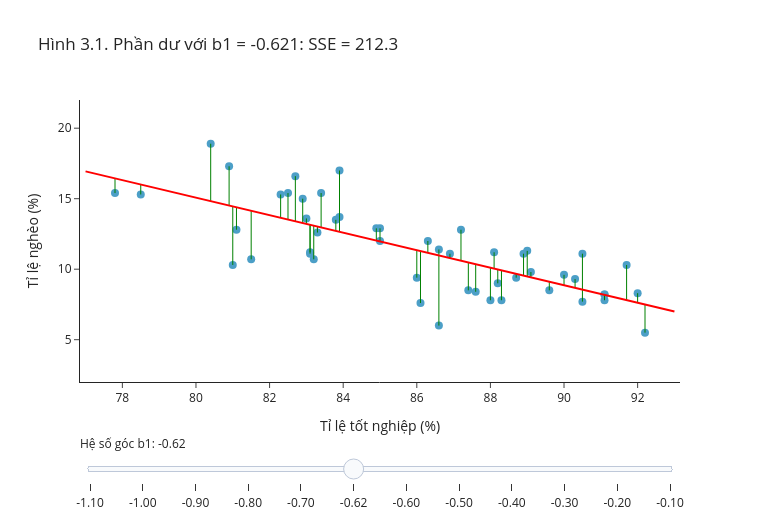

This figure's notebook cell:
### Markdown cell above
---
## Phần 3. Phần dư và bình phương tối thiểu

### 3.1 Phần dư: phần dữ liệu còn lại sau mô hình

Mỗi quan sát được tách thành hai phần:

$$
\text{dữ liệu} = \text{giá trị đối chiếu} + \text{phần dư}, \qquad e_i = y_i - \hat{y}_i .
$$

- $e_i > 0$: điểm nằm **trên** đường hồi quy; quan sát cao hơn mô hình kỳ vọng.
- $e_i < 0$: điểm nằm **dưới** đường hồi quy.
- $|e_i|$ càng lớn: mô hình khớp quan sát đó càng kém.

Về hình học, phần dư là **khoảng cách thẳng đứng** từ điểm tới đường hồi quy. Trong hình dưới, thanh trượt xoay đường thẳng quanh điểm $(\bar x, \bar y)$ bằng cách đổi hệ số góc; tiêu đề cho biết **tổng bình phương** phần dư $SSE$ tương ứng. Vị trí mặc định là đường bình phương tối thiểu; kéo sang hai bên sẽ thấy các đoạn phần dư dài ra và $SSE$ tăng. Phần 3.2 định nghĩa $SSE$ chính xác.

### Code cell
b1_ls, b0_ls = np.polyfit(poverty["Graduates"], poverty["Poverty"], 1)
khop = b0_ls + b1_ls * poverty["Graduates"]

x_nghe, y_nghe = poverty["Graduates"].to_numpy(), poverty["Poverty"].to_numpy()
x_tb, y_tb = x_nghe.mean(), y_nghe.mean()
cac_b1 = sorted(set(np.round(np.linspace(-1.1, -0.1, 11), 2)) | {round(b1_ls, 3)})
luoi = np.linspace(77, 93, 50)

fig = go.Figure()
fig.add_trace(go.Scatter(x=x_nghe, y=y_nghe, mode="markers", text=poverty["State"], name="bang",
                         marker=dict(size=8, color="#4C9FC7"),
                         hovertemplate="%{text}<br>tốt nghiệp %{x}%, nghèo %{y}%<extra></extra>"))
cac_sse = []
for b1 in cac_b1:
    b0 = y_tb - b1 * x_tb
    y_mu = b0 + b1 * x_nghe
    cac_sse.append(((y_nghe - y_mu) ** 2).sum())
    doan_x = np.column_stack([x_nghe, x_nghe, np.full(len(x_nghe), np.nan)]).ravel()
    doan_y = np.column_stack([y_mu, y_nghe, np.full(len(x_nghe), np.nan)]).ravel()
    hien = b1 == round(b1_ls, 3)
    fig.add_trace(go.Scatter(x=doan_x, y=doan_y, mode="lines", visible=hien, name="phần dư",
                             line=dict(color="green", width=1), hoverinfo="skip"))
    fig.add_trace(go.Scatter(x=luoi, y=b0 + b1 * luoi, mode="lines", visible=hien, name="đường thẳng",
                             line=dict(color="red", width=2), hoverinfo="skip"))
buoc = [dict(method="update", label=f"{b1:.2f}",
             args=[{"visible": [True] + [k == i for k in range(len(cac_b1)) for _ in range(2)]},
                   {"title.text": f"Hình 3.1. Phần dư với b1 = {b1:.3f}: SSE = {s:,.1f}"}])
        for i, (b1, s) in enumerate(zip(cac_b1, cac_sse))]
mac_dinh = cac_b1.index(round(b1_ls, 3))
fig.update_layout(title=f"Hình 3.1. Phần dư với b1 = {b1_ls:.3f}: SSE = {cac_sse[mac_dinh]:,.1f}",
                  xaxis_title="Tỉ lệ tốt nghiệp (%)", yaxis_title="Tỉ lệ nghèo (%)", showlegend=False,
                  width=760, height=520,
                  sliders=[dict(active=mac_dinh, steps=buoc, pad={"t": 50}, currentvalue={"prefix": "Hệ số góc b1: "})])
fig.update_yaxes(range=[2, 22])
fig.show()

### Figure 1 — Plotly figure (JSON) as saved in the notebook; plotly's stock layout.template omitted (floating-point values rounded to 4 significant figures; data arrays with more than 128 entries replaced by an {"elided": "..."} marker saying what was removed)
{"data": [{"hovertemplate": "%{text}<br>tốt nghiệp %{x}%, nghèo %{y}%<extra></extra>", "marker": {"color": "#4C9FC7", "size": 8}, "mode": "markers", "name": "bang", "text": ["California", "Rhode Island", "Bang 01", "Bang 02", "Bang 03", "Bang 04", "Bang 05", "Bang 06", "Bang 07", "Bang 08", "Bang 09", "Bang 10", "Bang 11", "Bang 12", "Bang 13", "Bang 14", "Bang 15", "Bang 16", "Bang 17", "Bang 18", "Bang 19", "Bang 20", "Bang 21", "Bang 22", "Bang 23", "Bang 24", "Bang 25", "Bang 26", "Bang 27", "Bang 28", "Bang 29", "Bang 30", "Bang 31", "Bang 32", "Bang 33", "Bang 34", "Bang 35", "Bang 36", "Bang 37", "Bang 38", "Bang 39", "Bang 40", "Bang 41", "Bang 42", "Bang 43", "Bang 44", "Bang 45", "Bang 46", "Bang 47", "Bang 48", "Bang 49"], "type": "scatter", "x": [81.1, 81.0, 91.1, 83.1, 89.1, 86.9, 87.4, 86.0, 89.6, 80.4, 81.5, 83.4, 90.5, 80.9, 83.3, 86.1, 82.3, 87.2, 88.2, 88.7, 82.5, 87.6, 77.8, 83.2, 83.1, 88.0, 82.9, 86.6, 90.3, 83.9, 88.3, 88.9, 90.5, 85.0, 91.7, 84.9, 78.5, 86.6, 92.0, 89.0, 86.3, 91.1, 83.0, 83.8, 91.1, 90.0, 82.7, 88.1, 83.9, 92.2, 85.0], "y": [12.8, 10.3, 8.2, 11.2, 9.8, 11.1, 8.5, 9.4, 8.5, 18.9, 10.7, 15.4, 11.1, 17.3, 12.6, 7.6, 15.3, 12.8, 9.0, 9.4, 15.4, 8.4, 15.4, 10.7, 11.1, 7.8, 15.0, 11.4, 9.3, 17.0, 7.8, 11.1, 7.7, 12.9, 10.3, 12.9, 15.3, 6.0, 8.3, 11.3, 12.0, 7.8, 13.6, 13.5, 8.2, 9.6, 16.6, 11.2, 13.7, 5.5, 12.0]}, {"hoverinfo": "skip", "line": {"color": "green", "width": 1}, "mode": "lines", "name": "phần dư", "type": "scatter", "visible": false, "x": {"elided": "153 float values"}, "y": {"elided": "153 float values"}}, {"hoverinfo": "skip", "line": {"color": "red", "width": 2}, "mode": "lines", "name": "đường thẳng", "type": "scatter", "visible": false, "x": [77.0, 77.33, 77.65, 77.98, 78.31, 78.63, 78.96, 79.29, 79.61, 79.94, 80.27, 80.59, 80.92, 81.24, 81.57, 81.9, 82.22, 82.55, 82.88, 83.2, 83.53, 83.86, 84.18, 84.51, 84.84, 85.16, 85.49, 85.82, 86.14, 86.47, 86.8, 87.12, 87.45, 87.78, 88.1, 88.43, 88.76, 89.08, 89.41, 89.73, 90.06, 90.39, 90.71, 91.04, 91.37, 91.69, 92.02, 92.35, 92.67, 93.0], "y": [21.25, 20.89, 20.54, 20.18, 19.82, 19.46, 19.1, 18.74, 18.38, 18.02, 17.66, 17.3, 16.94, 16.58, 16.22, 15.87, 15.51, 15.15, 14.79, 14.43, 14.07, 13.71, 13.35, 12.99, 12.63, 12.27, 11.91, 11.56, 11.2, 10.84, 10.48, 10.12, 9.76, 9.4, 9.041, 8.682, 8.323, 7.964, 7.605, 7.245, 6.886, 6.527, 6.168, 5.809, 5.449, 5.09, 4.731, 4.372, 4.013, 3.654]}, {"hoverinfo": "skip", "line": {"color": "green", "width": 1}, "mode": "lines", "name": "phần dư", "type": "scatter", "visible": false, "x": {"elided": "153 float values"}, "y": {"elided": "153 float values"}}, {"hoverinfo": "skip", "line": {"color": "red", "width": 2}, "mode": "lines", "name": "đường thẳng", "type": "scatter", "visible": false, "x": [77.0, 77.33, 77.65, 77.98, 78.31, 78.63, 78.96, 79.29, 79.61, 79.94, 80.27, 80.59, 80.92, 81.24, 81.57, 81.9, 82.22, 82.55, 82.88, 83.2, 83.53, 83.86, 84.18, 84.51, 84.84, 85.16, 85.49, 85.82, 86.14, 86.47, 86.8, 87.12, 87.45, 87.78, 88.1, 88.43, 88.76, 89.08, 89.41, 89.73, 90.06, 90.39, 90.71, 91.04, 91.37, 91.69, 92.02, 92.35, 92.67, 93.0], "y": [20.35, 20.03, 19.7, 19.37, 19.05, 18.72, 18.39, 18.07, 17.74, 17.41, 17.09, 16.76, 16.43, 16.11, 15.78, 15.45, 15.13, 14.8, 14.48, 14.15, 13.82, 13.5, 13.17, 12.84, 12.52, 12.19, 11.86, 11.54, 11.21, 10.88, 10.56, 10.23, 9.904, 9.577, 9.251, 8.924, 8.598, 8.271, 7.945, 7.618, 7.292, 6.965, 6.639, 6.312, 5.986, 5.659, 5.333, 5.006, 4.679, 4.353]}, {"hoverinfo": "skip", "line": {"color": "green", "width": 1}, "mode": "lines", "name": "phần dư", "type": "scatter", "visible": false, "x": {"elided": "153 float values"}, "y": {"elided": "153 float values"}}, {"hoverinfo": "skip", "line": {"color": "red", "width": 2}, "mode": "lines", "name": "đường thẳng", "type": "scatter", "visible": false, "x": [77.0, 77.33, 77.65, 77.98, 78.31, 78.63, 78.96, 79.29, 79.61, 79.94, 80.27, 80.59, 80.92, 81.24, 81.57, 81.9, 82.22, 82.55, 82.88, 83.2, 83.53, 83.86, 84.18, 84.51, 84.84, 85.16, 85.49, 85.82, 86.14, 86.47, 86.8, 87.12, 87.45, 87.78, 88.1, 88.43, 88.76, 89.08, 89.41, 89.73, 90.06, 90.39, 90.71, 91.04, 91.37, 91.69, 92.02, 92.35, 92.67, 93.0], "y": [19.45, 19.16, 18.86, 18.57, 18.28, 17.98, 17.69, 17.4, 17.1, 16.81, 16.51, 16.22, 15.93, 15.63, 15.34, 15.04, 14.75, 14.46, 14.16, 13.87, 13.57, 13.28, 12.99, 12.69, 12.4, 12.11, 11.81, 11.52, 11.22, 10.93, 10.64, 10.34, 10.05, 9.754, 9.461, 9.167, 8.873, 8.579, 8.285, 7.991, 7.697, 7.403, 7.109, 6.816, 6.522, 6.228, 5.934, 5.64, 5.346, 5.052]}, {"hoverinfo": "skip", "line": {"color": "green", "width": 1}, "mode": "lines", "name": "phần dư", "type": "scatter", "visible": false, "x": {"elided": "153 float values"}, "y": {"elided": "153 float values"}}, {"hoverinfo": "skip", "line": {"color": "red", "width": 2}, "mode": "lines", "name": "đường thẳng", "type": "scatter", "visible": false, "x": [77.0, 77.33, 77.65, 77.98, 78.31, 78.63, 78.96, 79.29, 79.61, 79.94, 80.27, 80.59, 80.92, 81.24, 81.57, 81.9, 82.22, 82.55, 82.88, 83.2, 83.53, 83.86, 84.18, 84.51, 84.84, 85.16, 85.49, 85.82, 86.14, 86.47, 86.8, 87.12, 87.45, 87.78, 88.1, 88.43, 88.76, 89.08, 89.41, 89.73, 90.06, 90.39, 90.71, 91.04, 91.37, 91.69, 92.02, 92.35, 92.67, 93.0], "y": [18.55, 18.29, 18.03, 17.77, 17.51, 17.25, 16.98, 16.72, 16.46, 16.2, 15.94, 15.68, 15.42, 15.16, 14.89, 14.63, 14.37, 14.11, 13.85, 13.59, 13.33, 13.07, 12.8, 12.54, 12.28, 12.02, 11.76, 11.5, 11.24, 10.98, 10.72, 10.45, 10.19, 9.931, 9.67, 9.409, 9.148, 8.886, 8.625, 8.364, 8.103, 7.842, 7.58, 7.319, 7.058, 6.797, 6.535, 6.274, 6.013, 5.752]}, {"hoverinfo": "skip", "line": {"color": "green", "width": 1}, "mode": "lines", "name": "phần dư", "type": "scatter", "visible": false, "x": {"elided": "153 float values"}, "y": {"elided": "153 float values"}}, {"hoverinfo": "skip", "line": {"color": "red", "width": 2}, "mode": "lines", "name": "đường thẳng", "type": "scatter", "visible": false, "x": [77.0, 77.33, 77.65, 77.98, 78.31, 78.63, 78.96, 79.29, 79.61, 79.94, 80.27, 80.59, 80.92, 81.24, 81.57, 81.9, 82.22, 82.55, 82.88, 83.2, 83.53, 83.86, 84.18, 84.51, 84.84, 85.16, 85.49, 85.82, 86.14, 86.47, 86.8, 87.12, 87.45, 87.78, 88.1, 88.43, 88.76, 89.08, 89.41, 89.73, 90.06, 90.39, 90.71, 91.04, 91.37, 91.69, 92.02, 92.35, 92.67, 93.0], "y": [17.65, 17.42, 17.19, 16.97, 16.74, 16.51, 16.28, 16.05, 15.82, 15.59, 15.37, 15.14, 14.91, 14.68, 14.45, 14.22, 13.99, 13.77, 13.54, 13.31, 13.08, 12.85, 12.62, 12.39, 12.17, 11.94, 11.71, 11.48, 11.25, 11.02, 10.79, 10.57, 10.34, 10.11, 9.88, 9.651, 9.423, 9.194, 8.965, 8.737, 8.508, 8.28, 8.051, 7.823, 7.594, 7.365, 7.137, 6.908, 6.68, 6.451]}, {"hoverinfo": "skip", "line": {"color": "green", "width": 1}, "mode": "lines", "name": "phần dư", "type": "scatter", "visible": true, "x": {"elided": "153 float values"}, "y": {"elided": "153 float values"}}, {"hoverinfo": "skip", "line": {"color": "red", "width": 2}, "mode": "lines", "name": "đường thẳng", "type": "scatter", "visible": true, "x": [77.0, 77.33, 77.65, 77.98, 78.31, 78.63, 78.96, 79.29, 79.61, 79.94, 80.27, 80.59, 80.92, 81.24, 81.57, 81.9, 82.22, 82.55, 82.88, 83.2, 83.53, 83.86, 84.18, 84.51, 84.84, 85.16, 85.49, 85.82, 86.14, 86.47, 86.8, 87.12, 87.45, 87.78, 88.1, 88.43, 88.76, 89.08, 89.41, 89.73, 90.06, 90.39, 90.71, 91.04, 91.37, 91.69, 92.02, 92.35, 92.67, 93.0], "y": [16.94, 16.74, 16.53, 16.33, 16.13, 15.93, 15.72, 15.52, 15.32, 15.11, 14.91, 14.71, 14.51, 14.3, 14.1, 13.9, 13.7, 13.49, 13.29, 13.09, 12.88, 12.68, 12.48, 12.28, 12.07, 11.87, 11.67, 11.46, 11.26, 11.06, 10.86, 10.65, 10.45, 10.25, 10.05, 9.843, 9.64, 9.437, 9.234, 9.031, 8.829, 8.626, 8.423, 8.22, 8.018, 7.815, 7.612, 7.409, 7.206, 7.004]}, {"hoverinfo": "skip", "line": {"color": "green", "width": 1}, "mode": "lines", "name": "phần dư", "type": "scatter", "visible": false, "x": {"elided": "153 float values"}, "y": {"elided": "153 float values"}}, {"hoverinfo": "skip", "line": {"color": "red", "width": 2}, "mode": "lines", "name": "đường thẳng", "type": "scatter", "visible": false, "x": [77.0, 77.33, 77.65, 77.98, 78.31, 78.63, 78.96, 79.29, 79.61, 79.94, 80.27, 80.59, 80.92, 81.24, 81.57, 81.9, 82.22, 82.55, 82.88, 83.2, 83.53, 83.86, 84.18, 84.51, 84.84, 85.16, 85.49, 85.82, 86.14, 86.47, 86.8, 87.12, 87.45, 87.78, 88.1, 88.43, 88.76, 89.08, 89.41, 89.73, 90.06, 90.39, 90.71, 91.04, 91.37, 91.69, 92.02, 92.35, 92.67, 93.0], "y": [16.75, 16.55, 16.36, 16.16, 15.97, 15.77, 15.58, 15.38, 15.18, 14.99, 14.79, 14.6, 14.4, 14.2, 14.01, 13.81, 13.62, 13.42, 13.22, 13.03, 12.83, 12.64, 12.44, 12.24, 12.05, 11.85, 11.66, 11.46, 11.26, 11.07, 10.87, 10.68, 10.48, 10.29, 10.09, 9.893, 9.698, 9.502, 9.306, 9.11, 8.914, 8.718, 8.522, 8.326, 8.13, 7.934, 7.738, 7.542, 7.347, 7.151]}, {"hoverinfo": "skip", "line": {"color": "green", "width": 1}, "mode": "lines", "name": "phần dư", "type": "scatter", "visible": false, "x": {"elided": "153 float values"}, "y": {"elided": "153 float values"}}, {"hoverinfo": "skip", "line": {"color": "red", "width": 2}, "mode": "lines", "name": "đường thẳng", "type": "scatter", "visible": false, "x": [77.0, 77.33, 77.65, 77.98, 78.31, 78.63, 78.96, 79.29, 79.61, 79.94, 80.27, 80.59, 80.92, 81.24, 81.57, 81.9, 82.22, 82.55, 82.88, 83.2, 83.53, 83.86, 84.18, 84.51, 84.84, 85.16, 85.49, 85.82, 86.14, 86.47, 86.8, 87.12, 87.45, 87.78, 88.1, 88.43, 88.76, 89.08, 89.41, 89.73, 90.06, 90.39, 90.71, 91.04, 91.37, 91.69, 92.02, 92.35, 92.67, 93.0], "y": [15.85, 15.69, 15.52, 15.36, 15.2, 15.03, 14.87, 14.71, 14.54, 14.38, 14.22, 14.05, 13.89, 13.73, 13.56, 13.4, 13.24, 13.07, 12.91, 12.75, 12.58, 12.42, 12.26, 12.09, 11.93, 11.77, 11.61, 11.44, 11.28, 11.12, 10.95, 10.79, 10.63, 10.46, 10.3, 10.14, 9.972, 9.809, 9.646, 9.483, 9.319, 9.156, 8.993, 8.83, 8.666, 8.503, 8.34, 8.177, 8.013, 7.85]}, {"hoverinfo": "skip", "line": {"color": "green", "width": 1}, "mode": "lines", "name": "phần dư", "type": "scatter", "visible": false, "x": {"elided": "153 float values"}, "y": {"elided": "153 float values"}}, {"hoverinfo": "skip", "line": {"color": "red", "width": 2}, "mode": "lines", "name": "đường thẳng", "type": "scatter", "visible": false, "x": [77.0, 77.33, 77.65, 77.98, 78.31, 78.63, 78.96, 79.29, 79.61, 79.94, 80.27, 80.59, 80.92, 81.24, 81.57, 81.9, 82.22, 82.55, 82.88, 83.2, 83.53, 83.86, 84.18, 84.51, 84.84, 85.16, 85.49, 85.82, 86.14, 86.47, 86.8, 87.12, 87.45, 87.78, 88.1, 88.43, 88.76, 89.08, 89.41, 89.73, 90.06, 90.39, 90.71, 91.04, 91.37, 91.69, 92.02, 92.35, 92.67, 93.0], "y": [14.95, 14.82, 14.69, 14.56, 14.43, 14.3, 14.17, 14.04, 13.9, 13.77, 13.64, 13.51, 13.38, 13.25, 13.12, 12.99, 12.86, 12.73, 12.6, 12.47, 12.34, 12.21, 12.08, 11.95, 11.81, 11.68, 11.55, 11.42, 11.29, 11.16, 11.03, 10.9, 10.77, 10.64, 10.51, 10.38, 10.25, 10.12, 9.986, 9.856, 9.725, 9.594, 9.464, 9.333, 9.202, 9.072, 8.941, 8.811, 8.68, 8.549]}, {"hoverinfo": "skip", "line": {"color": "green", "width": 1}, "mode": "lines", "name": "phần dư", "type": "scatter", "visible": false, "x": {"elided": "153 float values"}, "y": {"elided": "153 float values"}}, {"hoverinfo": "skip", "line": {"color": "red", "width": 2}, "mode": "lines", "name": "đường thẳng", "type": "scatter", "visible": false, "x": [77.0, 77.33, 77.65, 77.98, 78.31, 78.63, 78.96, 79.29, 79.61, 79.94, 80.27, 80.59, 80.92, 81.24, 81.57, 81.9, 82.22, 82.55, 82.88, 83.2, 83.53, 83.86, 84.18, 84.51, 84.84, 85.16, 85.49, 85.82, 86.14, 86.47, 86.8, 87.12, 87.45, 87.78, 88.1, 88.43, 88.76, 89.08, 89.41, 89.73, 90.06, 90.39, 90.71, 91.04, 91.37, 91.69, 92.02, 92.35, 92.67, 93.0], "y": [14.05, 13.95, 13.85, 13.75, 13.66, 13.56, 13.46, 13.36, 13.27, 13.17, 13.07, 12.97, 12.87, 12.78, 12.68, 12.58, 12.48, 12.38, 12.29, 12.19, 12.09, 11.99, 11.89, 11.8, 11.7, 11.6, 11.5, 11.4, 11.31, 11.21, 11.11, 11.01, 10.91, 10.82, 10.72, 10.62, 10.52, 10.42, 10.33, 10.23, 10.13, 10.03, 9.935, 9.837, 9.739, 9.641, 9.543, 9.445, 9.347, 9.249]}, {"hoverinfo": "skip", "line": {"color": "green", "width": 1}, "mode": "lines", "name": "phần dư", "type": "scatter", "visible": false, "x": {"elided": "153 float values"}, "y": {"elided": "153 float values"}}, {"hoverinfo": "skip", "line": {"color": "red", "width": 2}, "mode": "lines", "name": "đường thẳng", "type": "scatter", "visible": false, "x": [77.0, 77.33, 77.65, 77.98, 78.31, 78.63, 78.96, 79.29, 79.61, 79.94, 80.27, 80.59, 80.92, 81.24, 81.57, 81.9, 82.22, 82.55, 82.88, 83.2, 83.53, 83.86, 84.18, 84.51, 84.84, 85.16, 85.49, 85.82, 86.14, 86.47, 86.8, 87.12, 87.45, 87.78, 88.1, 88.43, 88.76, 89.08, 89.41, 89.73, 90.06, 90.39, 90.71, 91.04, 91.37, 91.69, 92.02, 92.35, 92.67, 93.0], "y": [13.15, 13.08, 13.02, 12.95, 12.89, 12.82, 12.76, 12.69, 12.63, 12.56, 12.5, 12.43, 12.36, 12.3, 12.23, 12.17, 12.1, 12.04, 11.97, 11.91, 11.84, 11.78, 11.71, 11.65, 11.58, 11.52, 11.45, 11.38, 11.32, 11.25, 11.19, 11.12, 11.06, 10.99, 10.93, 10.86, 10.8, 10.73, 10.67, 10.6, 10.54, 10.47, 10.41, 10.34, 10.27, 10.21, 10.14, 10.08, 10.01, 9.948]}, {"hoverinfo": "skip", "line": {"color": "green", "width": 1}, "mode": "lines", "name": "phần dư", "type": "scatter", "visible": false, "x": {"elided": "153 float values"}, "y": {"elided": "153 float values"}}, {"hoverinfo": "skip", "line": {"color": "red", "width": 2}, "mode": "lines", "name": "đường thẳng", "type": "scatter", "visible": false, "x": [77.0, 77.33, 77.65, 77.98, 78.31, 78.63, 78.96, 79.29, 79.61, 79.94, 80.27, 80.59, 80.92, 81.24, 81.57, 81.9, 82.22, 82.55, 82.88, 83.2, 83.53, 83.86, 84.18, 84.51, 84.84, 85.16, 85.49, 85.82, 86.14, 86.47, 86.8, 87.12, 87.45, 87.78, 88.1, 88.43, 88.76, 89.08, 89.41, 89.73, 90.06, 90.39, 90.71, 91.04, 91.37, 91.69, 92.02, 92.35, 92.67, 93.0], "y": [12.25, 12.21, 12.18, 12.15, 12.12, 12.08, 12.05, 12.02, 11.99, 11.95, 11.92, 11.89, 11.86, 11.82, 11.79, 11.76, 11.73, 11.69, 11.66, 11.63, 11.59, 11.56, 11.53, 11.5, 11.46, 11.43, 11.4, 11.37, 11.33, 11.3, 11.27, 11.24, 11.2, 11.17, 11.14, 11.1, 11.07, 11.04, 11.01, 10.97, 10.94, 10.91, 10.88, 10.84, 10.81, 10.78, 10.75, 10.71, 10.68, 10.65]}], "layout": {"height": 520, "showlegend": false, "sliders": [{"active": 5, "currentvalue": {"prefix": "Hệ số góc b1: "}, "pad": {"t": 50}, "steps": [{"args": [{"visible": [true, true, true, false, false, false, false, false, false, false, false, false, false, false, false, false, false, false, false, false, false, false, false, false, false]}, {"title.text": "Hình 3.1. Phần dư với b1 = -1.100: SSE = 371.4"}], "label": "-1.10", "method": "update"}, {"args": [{"visible": [true, false, false, true, true, false, false, false, false, false, false, false, false, false, false, false, false, false, false, false, false, false, false, false, false]}, {"title.text": "Hình 3.1. Phần dư với b1 = -1.000: SSE = 311.8"}], "label": "-1.00", "method": "update"}, {"args": [{"visible": [true, false, false, false, false, true, true, false, false, false, false, false, false, false, false, false, false, false, false, false, false, false, false, false, false]}, {"title.text": "Hình 3.1. Phần dư với b1 = -0.900: SSE = 266.2"}], "label": "-0.90", "method": "update"}, {"args": [{"visible": [true, false, false, false, false, false, false, true, true, false, false, false, false, false, false, false, false, false, false, false, false, false, false, false, false]}, {"title.text": "Hình 3.1. Phần dư với b1 = -0.800: SSE = 234.4"}], "label": "-0.80", "method": "update"}, {"args": [{"visible": [true, false, false, false, false, false, false, false, false, true, true, false, false, false, false, false, false, false, false, false, false, false, false, false, false]}, {"title.text": "Hình 3.1. Phần dư với b1 = -0.700: SSE = 216.6"}], "label": "-0.70", "method": "update"}, {"args": [{"visible": [true, false, false, false, false, false, false, false, false, false, false, true, true, false, false, false, false, false, false, false, false, false, false, false, false]}, {"title.text": "Hình 3.1. Phần dư với b1 = -0.621: SSE = 212.3"}], "label": "-0.62", "method": "update"}, {"args": [{"visible": [true, false, false, false, false, false, false, false, false, false, false, false, false, true, true, false, false, false, false, false, false, false, false, false, false]}, {"title.text": "Hình 3.1. Phần dư với b1 = -0.600: SSE = 212.6"}], "label": "-0.60", "method": "update"}, {"args": [{"visible": [true, false, false, false, false, false, false, false, false, false, false, false, false, false, false, true, true, false, false, false, false, false, false, false, false]}, {"title.text": "Hình 3.1. Phần dư với b1 = -0.500: SSE = 222.6"}], "label": "-0.50", "method": "update"}, {"args": [{"visible": [true, false, false, false, false, false, false, false, false, false, false, false, false, false, false, false, false, true, true, false, false, false, false, false, false]}, {"title.text": "Hình 3.1. Phần dư với b1 = -0.400: SSE = 246.4"}], "label": "-0.40", "method": "update"}, {"args": [{"visible": [true, false, false, false, false, false, false, false, false, false, false, false, false, false, false, false, false, false, false, true, true, false, false, false, false]}, {"title.text": "Hình 3.1. Phần dư với b1 = -0.300: SSE = 284.1"}], "label": "-0.30", "method": "update"}, {"args": [{"visible": [true, false, false, false, false, false, false, false, false, false, false, false, false, false, false, false, false, false, false, false, false, true, true, false, false]}, {"title.text": "Hình 3.1. Phần dư với b1 = -0.200: SSE = 335.7"}], "label": "-0.20", "method": "update"}, {"args": [{"visible": [true, false, false, false, false, false, false, false, false, false, false, false, false, false, false, false, false, false, false, false, false, false, false, true, true]}, {"title.text": "Hình 3.1. Phần dư với b1 = -0.100: SSE = 401.2"}], "label": "-0.10", "method": "update"}]}], "title": {"text": "Hình 3.1. Phần dư với b1 = -0.621: SSE = 212.3"}, "width": 760, "xaxis": {"title": {"text": "Tỉ lệ tốt nghiệp (%)"}}, "yaxis": {"range": [2, 22], "title": {"text": "Tỉ lệ nghèo (%)"}}}}
